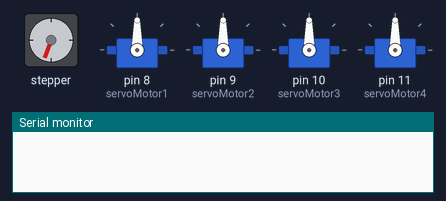
The sketch below on a simulated Arduino Uno, built with avr-gcc and run on an emulated ATmega328P. On the bench: stepper motor, 4 × servo, the last lines printed to the serial monitor. Wiring (inferred from the names in the program): stepper motor driver (360 steps per turn assumed): step pin 4; direction pin 3.

Above: at 0.3 s.
At 2.3 s:
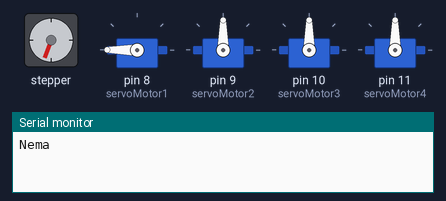
At 4.3 s:
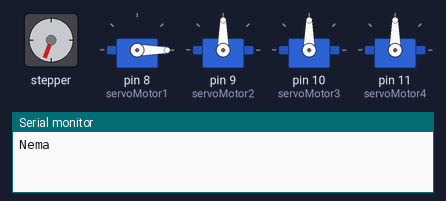
At 12.4 s:
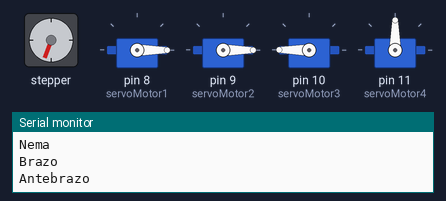
At 19.4 s:
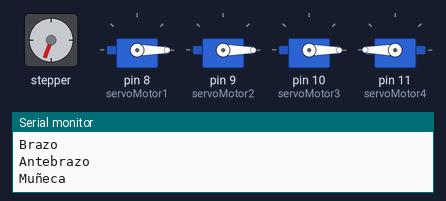
At 37.7 s:
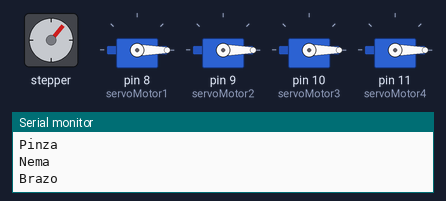
Timing chart, 0 to 39.2 s (numbered marks = the images above):
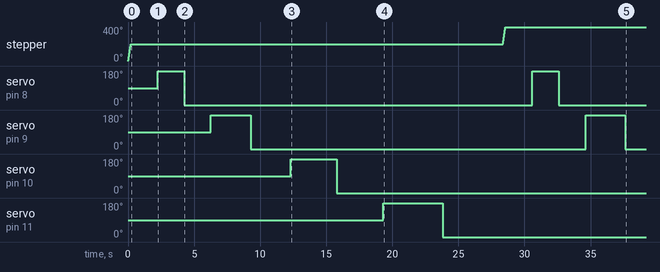

Measured:
- by itself, stepper: turns 200° clockwise in 0.19 s, then 200° clockwise in 0.20 s
- by itself, servo on pin 8 (servoMotor1): alternates 180° for 2.0 s and 0° for 26.4 s
- by itself, servo on pin 9 (servoMotor2): alternates 180° for 3.0 s and 0° for 25.4 s
- by itself, servo on pin 10 (servoMotor3): 90° → 180° at 12.3 s, → 0° 3.5 s later
- by itself, servo on pin 11 (servoMotor4): 90° → 180° at 19.3 s, → 0° 4.5 s later

The sketch:

Prueba_todosmotores.ino
```cpp
//Proyecto Brazo Robotico
//Codigo de prueba para testear todos los motores.

#include <Servo.h>
#include <Stepper.h>
#include <SoftwareSerial.h>

Servo servoMotor1;
Servo servoMotor2;
Servo servoMotor3;
Servo servoMotor4;

int a = 0;
const int dirPin = 3;
const int stepPin = 4;
const float degreesPerStep = 1.8;  // Grados por paso para un motor NEMA 17 (1.8° por paso)
const int stepsPerRevolution = 360 / degreesPerStep;

void setup() {
  pinMode(dirPin, OUTPUT);
  pinMode(stepPin, OUTPUT);
  digitalWrite(dirPin, HIGH);
  servoMotor1.attach(8);
  servoMotor2.attach(9);
  servoMotor3.attach(10);
  servoMotor4.attach(11);

  Serial.begin(9600);
}

void loop() {
  if (a = 0); {
    nema();
    Serial.println("Nema");
    delay(20);
    a++;
  }
   if (a = 1); {
    brazo();
    Serial.println("Brazo");
    delay(20);
    a++;
  }
   if (a = 2); {
    antebrazo();
    Serial.println("Antebrazo");
    delay(20);
    a++;
  }
   if (a = 3); {
    muneca();
    Serial.println("Muñeca");
    delay(20);
    a++;
  }
   if (a = 4); {
    pinza();
    Serial.println("Pinza");
    Serial.println("");
    delay(20);
    a = 0;
  }
}

void nema() {
  delay(10);
  // Girar 360 grados
  for (int i = 0; i < stepsPerRevolution; i++) {
    digitalWrite(stepPin, HIGH);
    delayMicroseconds(500);  // Ajusta este valor según la velocidad deseada
    digitalWrite(stepPin, LOW);
    delayMicroseconds(500);  // Ajusta este valor según la velocidad deseada
  }

  // Esperar 1 segundo
  delay(1000);

  // Mostrar mensaje en la comunicación serial
  //Serial.println("Giro completado");

  // Detenerse por un momento antes de repetir
  delay(1000);
}

void brazo() {
  delay(10);
  servoMotor1.write(180);
  delay(2000);

  servoMotor1.write(0);
  delay(2000);
}

void antebrazo() {
  delay(10);
  servoMotor2.write(180);
  delay(3000);

  servoMotor2.write(0);
  delay(3000);
}

void muneca() {
  delay(10);
  servoMotor3.write(180);
  delay(3500);

  servoMotor3.write(0);
  delay(3500);
}

void pinza() {
  delay(10);
  servoMotor4.write(180);
  delay(4500);

  servoMotor4.write(0);
  delay(4500);
}
```
